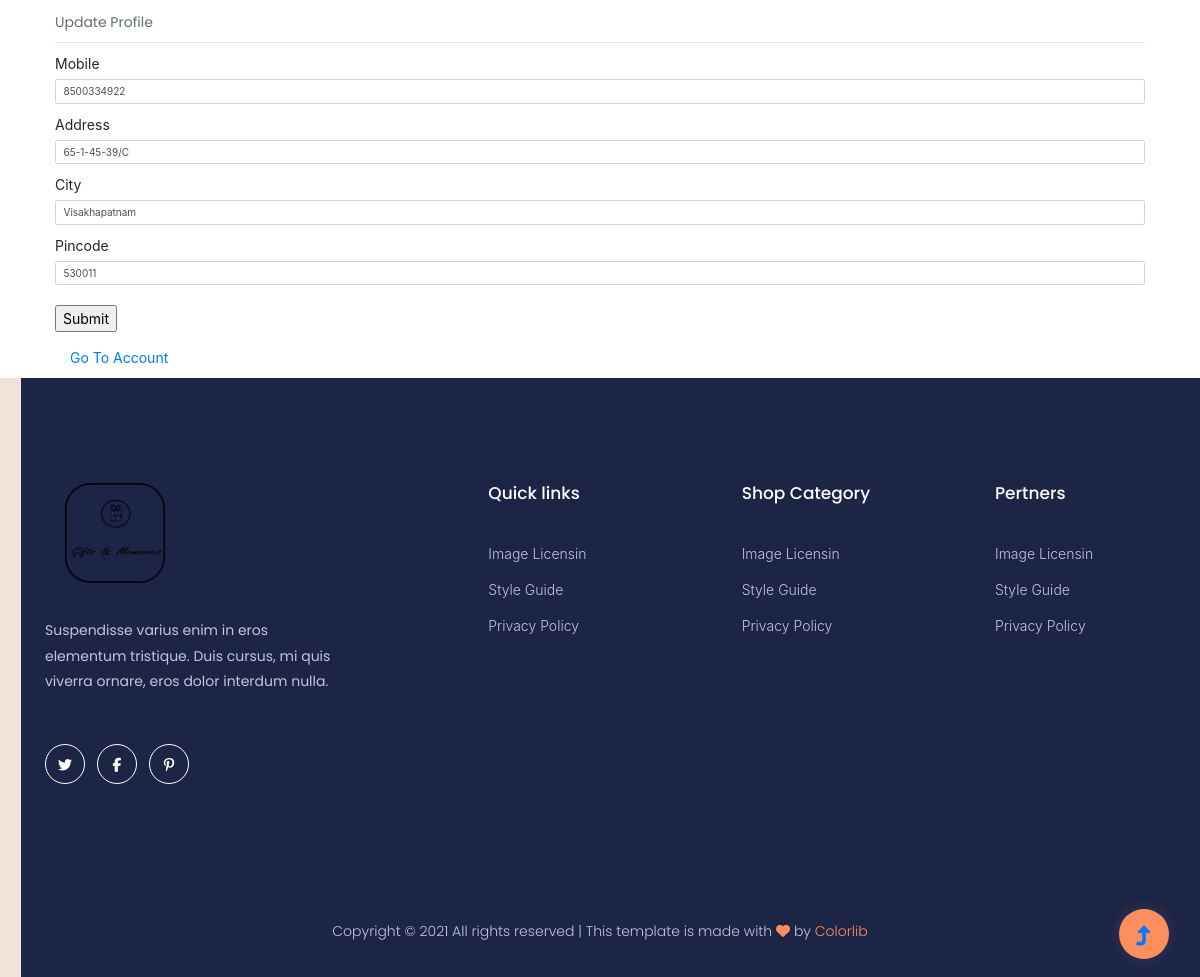
The app's page /user/account/1/update (signed in) with its own data.
### gnm_users/models.py (models this page shows, shortened)
class GnmUser(models.Model):
    USER_TYPES = (
    ('C', 'Customer'),
    ('S', 'Seller')
    )
    user = models.OneToOneField(User, on_delete=models.CASCADE, related_name='gnmusers')
    user_type = models.CharField(max_length=1,choices=USER_TYPES, default='C')
    mobile = models.PositiveIntegerField(null=True, blank=True)
    address = models.CharField(max_length=500, null=True, blank=True)
    city = models.CharField(max_length=250, null=True, blank=True)
    pincode = models.PositiveIntegerField(null=True, blank=True)

### gnm_users/views.py (the view)
# urls.py: path('account/<int:pk>/update', CustomerProfileUpdateView.as_view(), name='cust-profile-update'),
class CustomerProfileUpdateView(LoginRequiredMixin,SuccessMessageMixin,generic.UpdateView):
    model = GnmUser
    fields			= ['gender', 'mobile', 'address', 'city', 'pincode']
    template_name	= 'gnm_users/cust-profile-update.html'
    success_url		= reverse_lazy('gnm_users:cust-account')
    success_message = "Profile Updated successfully"

### gnm_users/templates/gnm_users/cust-profile-update.html (shortened to what this page needs)
{% extends 'base.html' %}
{% load static %}
{% load crispy_forms_tags %}
{% block content %}
    <div class="container">
        <section class="wishlist content-box cust-acc-content-box cust-order-all-section p-3">
            <div class="mt-1">
                <p class="heading-2-black cust-acc-heading">Update Profile</p>
                <hr class="simple-hr">
                <form action="" method="POST">
                    {{form|crispy}}
                    <input type="submit" class=" mt-3 go-back-btn add-pro-btn">
                </form>
                <div class="col-md-6 mt-4">
                    <a href="{% url 'gnm_users:cust-account' %}" type="button" class="simple-btn go-to-acc-btn account-edit-btn">
                        Go To Account
                    </a>
                </div>
            </div>
        </section>
    </div>
{% endblock %}

### static/assets/css/custom.css (style rules this page uses)
::placeholder { color: #fff; opacity: 1; font-weight: 300 }

### templates/base.html (style rules this page uses)
body { font-size: 1.4rem; }

### records on screen
GnmUser: mobile "8500334922", address "65-1-45-39/C", city "Visakhapatnam", pincode "530011"
